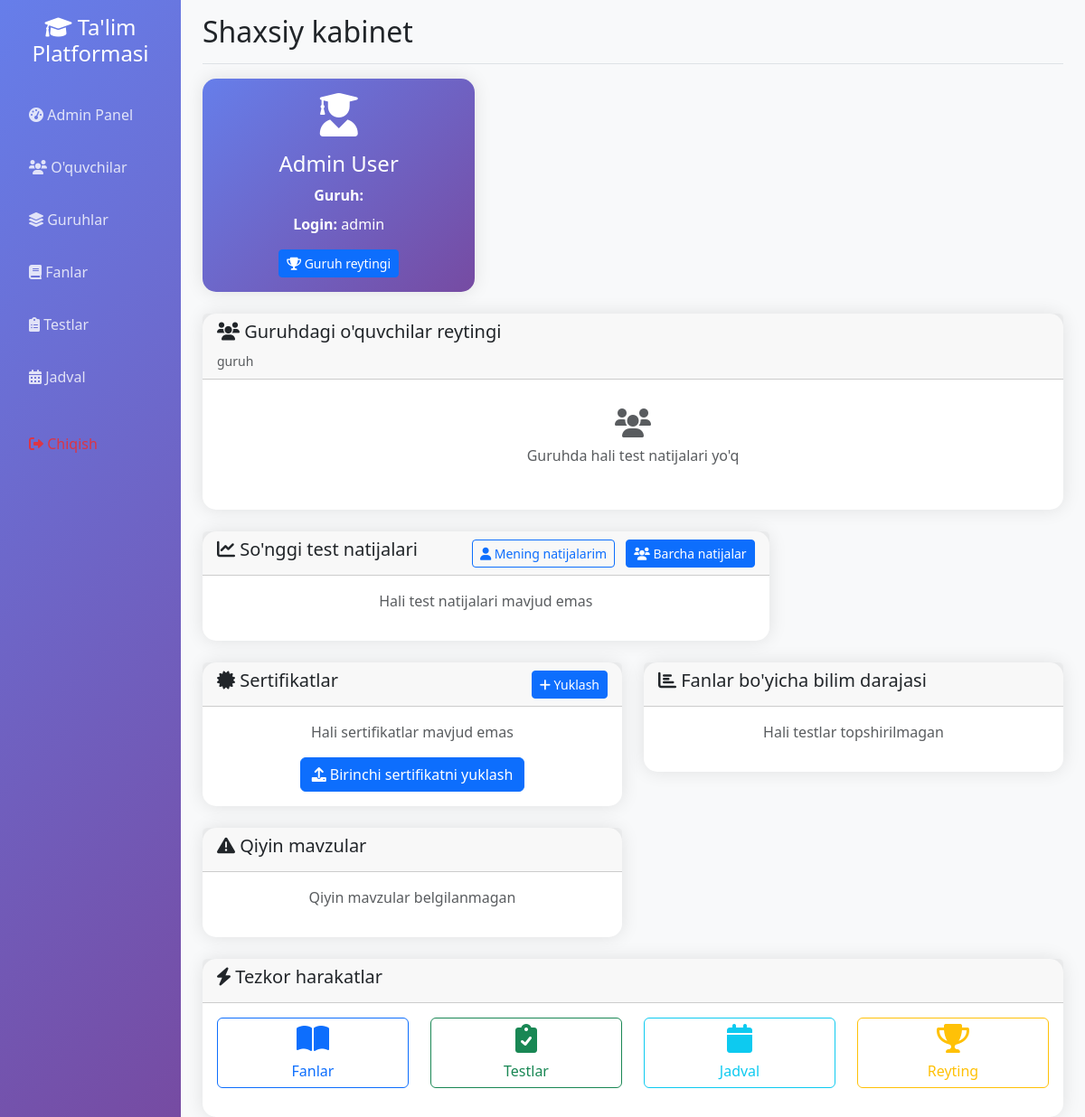
Before: /student/dashboard (signed in) with the older database file.
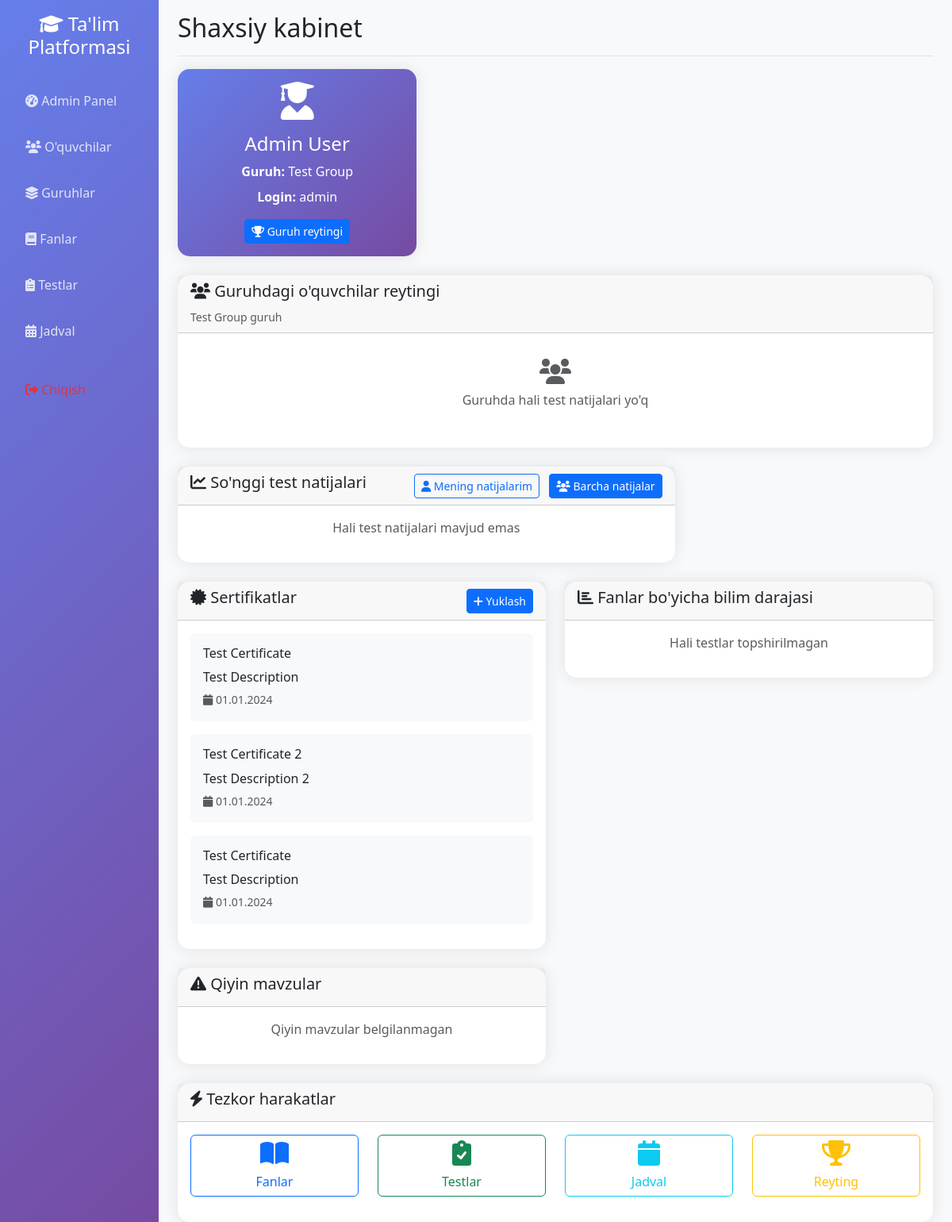
After: the same page with the newer database file.
### app.py (models this page shows)
class Group(db.Model):
    __tablename__ = 'group'
    id = db.Column(db.Integer, primary_key=True)
    name = db.Column(db.String(50), unique=True, nullable=False, index=True)
    description = db.Column(db.Text)
    total_score = db.Column(db.Integer, default=0)
    leader = db.relationship('User', backref=db.backref('led_group', uselist=False), foreign_keys=[User.group_id])
    schedules = db.relationship('Schedule', backref='group', lazy=True, cascade='all, delete-orphan')

class Certificate(db.Model):
    __tablename__ = 'certificate'
    id = db.Column(db.Integer, primary_key=True)
    user_id = db.Column(db.Integer, db.ForeignKey('user.id'), nullable=False)
    certificate_number = db.Column(db.String(50), unique=True, nullable=False)
    title = db.Column(db.String(200), nullable=False)
    description = db.Column(db.Text)
    issue_date = db.Column(db.DateTime, nullable=False)
    expiry_date = db.Column(db.DateTime)
    file_path = db.Column(db.String(500))
    is_active = db.Column(db.Boolean, default=True)
    created_at = db.Column(db.DateTime, nullable=False)
    user = db.relationship('User', backref=db.backref('certificates', lazy=True, cascade='all, delete-orphan'))

### app.py (the view, shortened to what this page needs)
@app.route('/student/dashboard')
def student_dashboard():
    if not session.get('logged_in', False):
        return redirect(url_for('login'))
    user = User.query.get(session['user_id'])
    recent_results = TestResult.query.filter_by(user_id=user.id).order_by(TestResult.taken_at.desc()).limit(5).all()
    certificates = Certificate.query.filter_by(user_id=user.id).all()
    difficult_topics = DifficultTopic.query.filter_by(user_id=user.id).all()
    all_results = TestResult.query.filter_by(user_id=user.id).all()
    avg_percentage = 0
    if all_results:
        avg_percentage = sum(r.percentage for r in all_results) / len(all_results)
    group_student_rankings = []
    if user.group_id:
        group_students = User.query.filter_by(group_id=user.group_id, is_admin=False, is_group_leader=False).all()
        group_student_rankings.sort(key=lambda x: x['avg_percentage'], reverse=True)
        for i, ranking in enumerate(group_student_rankings, 1):
            ranking['rank'] = i
    return render_template('student_dashboard.html',
                         user=user,
                         recent_results=recent_results,
                         certificates=certificates,
                         difficult_topics=difficult_topics,
                         avg_percentage=avg_percentage,
                         group_student_rankings=group_student_rankings)

### app.py (called while the page is built, shortened)
@app.context_processor
def inject_user():
    class CurrentUser:
        def __init__(self):
            self.is_authenticated = session.get('logged_in', False)
            self.is_admin = session.get('is_admin', False)
            self.is_group_leader = session.get('is_group_leader', False)
            self.username = session.get('username', '')
            self.id = session.get('user_id', None)
    return dict(current_user=CurrentUser(), datetime=datetime)

### templates/student_dashboard.html (shortened to what the changed rows need)
{% extends "base.html" %}
{% block page_title %}Shaxsiy kabinet{% endblock %}
{% block content %}
<div class="row">
    <div class="col-md-4 mb-4">
        <div class="card stats-card">
            <div class="card-body text-center">
                <i class="fas fa-user-graduate fa-3x mb-3"></i>
                <h4>{{ user.first_name }} {{ user.last_name }}</h4>
                <p class="mb-2"><strong>Guruh:</strong> {{ user.group.name }}</p>
                <p class="mb-0"><strong>Login:</strong> {{ user.username }}</p>
                <div class="mt-3">
                    <a href="{{ url_for('group_rating') }}" class="btn btn-primary btn-sm">
                    </a>
                </div>
            </div>
        </div>
    </div>
    <div class="col-12 mb-4">
        <div class="card">
            <div class="card-header">
                <h5><i class="fas fa-users"></i> Guruhdagi o'quvchilar reytingi</h5>
                <small class="text-muted">{{ user.group.name }} guruh</small>
            </div>
        </div>
    </div>
</div>
<div class="row">
    <div class="col-md-6 mb-4">
        <div class="card">
            <div class="card-body">
                {% if certificates %}
                    {% for cert in certificates %}
                    <div class="mb-3 p-3 bg-light rounded">
                        <h6>{{ cert.title }}</h6>
                        <p class="mb-1">{{ cert.description }}</p>
                        <small class="text-muted">
                            <i class="fas fa-calendar"></i> {{ cert.issue_date.strftime('%d.%m.%Y') }}
                        </small>
                    </div>
                    {% endfor %}
                {% else %}
                    <p class="text-muted text-center">Hali sertifikatlar mavjud emas</p>
                    <div class="text-center">
                        <a href="{{ url_for('upload_certificate') }}" class="btn btn-primary">
                            <i class="fas fa-upload"></i> Birinchi sertifikatni yuklash
                        </a>
                    </div>
                {% endif %}
            </div>
        </div>
    </div>
</div>
{% endblock %}

Changed rows visible on the page:
added Group: group.name "Test Group"
added Certificate: title "Test Certificate", description "Test Description", issue_date "01.01.2024"
added Certificate: title "Test Certificate 2", description "Test Description 2", issue_date "01.01.2024"
added Certificate: title "Test Certificate", description "Test Description", issue_date "01.01.2024"
Other visible differences:
text no longer shown: "Hali sertifikatlar mavjud emas Birinchi sertifikatni yuklash"
